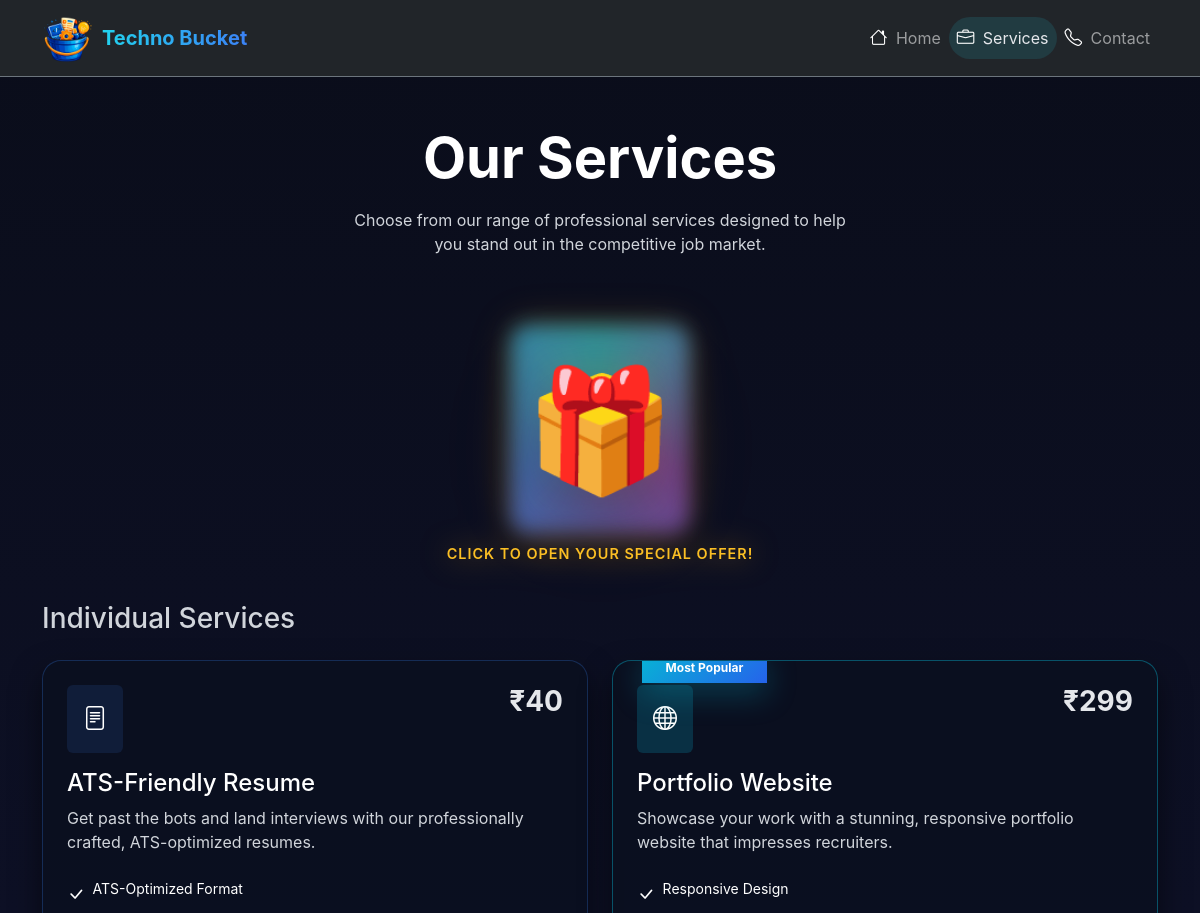
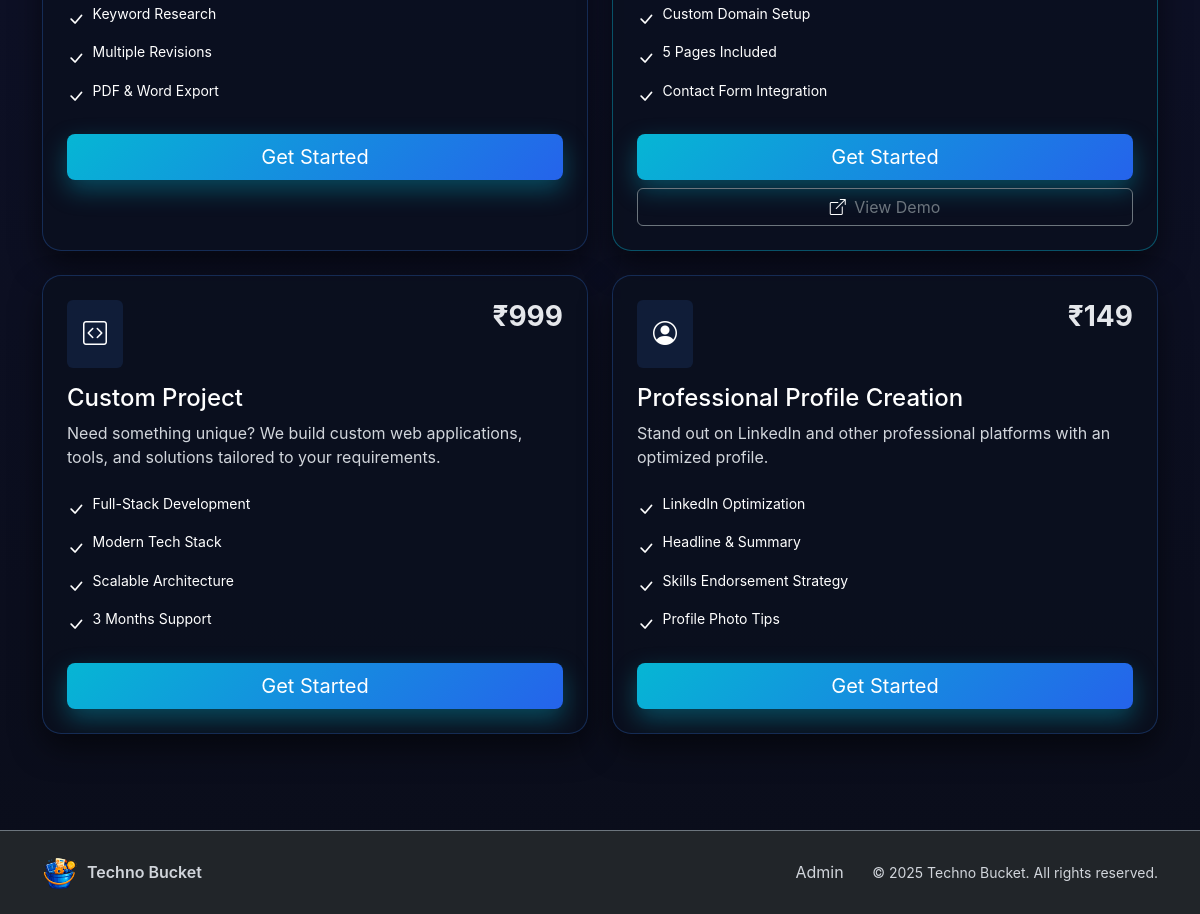
Page /services/ on the committed database (2 pictures, top to bottom).
### core/models.py (models this page shows, shortened)
class Service(models.Model):
    name = models.CharField(max_length=255)
    slug = models.SlugField(unique=True)
    description = models.TextField()
    price = models.DecimalField(max_digits=10, decimal_places=2)
    original_price = models.DecimalField(max_digits=10, decimal_places=2, null=True, blank=True)
    features = models.JSONField(default=list)
    is_popular = models.BooleanField(default=False)
    is_combo = models.BooleanField(default=False)
    sort_order = models.IntegerField(default=0)
    is_active = models.BooleanField(default=True)
    created_at = models.DateTimeField(auto_now_add=True)
    updated_at = models.DateTimeField(auto_now=True)
    class Meta:
        ordering = ['sort_order', 'id']
    @property
    def savings(self):
        if self.original_price and self.original_price > self.price:
            return self.original_price - self.price
        return 0

### core/views.py (the view, shortened to what this page needs)
# urls.py: path('services/', views.services, name='services'),
def services(request):
    services = list(Service.objects.filter(is_active=True, is_combo=False))
    combo_pack = Service.objects.filter(is_active=True, is_combo=True).first()
    context = {
        'services': services,
        'combo_pack': combo_pack,
    }
    return render(request, 'core/services.html', context)

### templates/core/services.html (shortened to what this page needs)
{% extends 'base.html' %}
{% block extra_css %}
<link rel="stylesheet" href="/static/css/giftbox.css">
{% endblock %}
{% block content %}
<div class="container py-5">
    <div class="text-center mb-5">
        <h1 class="display-4 fw-bold mb-3">Our Services</h1>
        <p class="text-secondary mx-auto" style="max-width: 500px;">
            Choose from our range of professional services designed to help you stand out in the competitive job market.
        </p>
    </div>
    {% if combo_pack %}
    <div class="combo-pack-section">
        <div id="giftWrapper" class="gift-animation-wrapper">
            <div id="giftBox" class="gift-box">
                <span class="gift-emoji">🎁</span>
                <div class="gift-hint">Click to Open Your Special Offer!</div>
            </div>
        </div>
    </div>
    {% endif %}
    <h2 class="h3 mb-4 text-secondary">Individual Services</h2>
    <div class="row g-4">
        {% for service in services %}
        <div class="col-md-6">
            <div
                class="card service-card h-100 position-relative {% if service.is_popular %}service-card--popular{% endif %}">
                {% if service.is_popular %}
                <div class="position-absolute badge-popular">
                    <span class="badge rounded-pill">Most Popular</span>
                </div>
                {% endif %}
                <div class="card-body p-4">
                    <div class="d-flex justify-content-between align-items-start mb-3">
                        <div
                            class="p-3 rounded service-icon {% if service.is_popular %}service-icon--popular{% endif %}">
                            {% if service.slug == 'ats-resume' %}
                            <i class="bi bi-file-text fs-4"></i>
                            {% elif service.slug == 'portfolio-website' %}
                            <i class="bi bi-globe fs-4"></i>
                            {% elif service.slug == 'custom-project' %}
                            <i class="bi bi-code-square fs-4"></i>
                            {% else %}
                            <i class="bi bi-person-circle fs-4"></i>
                            {% endif %}
                        </div>
                        <span class="h3 fw-bold price-tag">₹{{ service.price|floatformat:0 }}</span>
                    </div>
                    <h3 class="h4 mb-2">{{ service.name }}</h3>
                    <p class="text-secondary mb-4">{{ service.description }}</p>
                    <ul class="list-unstyled mb-4 service-features">
                        {% for feature in service.features %}
                        <li class="d-flex align-items-start gap-2 mb-2">
                            <i class="bi bi-check-lg text-success mt-1"></i>
                            <small>{{ feature }}</small>
                        </li>
                        {% endfor %}
                    </ul>
                    <div class="d-grid gap-2">
                        {% if service.slug == 'portfolio-website' %}
                        <a href="{% url 'portfolio_order' %}" class="btn btn-glow btn-lg">Get Started</a>
                        <a href="https://demo-portfolio-technobucket.vercel.app" target="_blank"
                            class="btn btn-outline-secondary"> <i class="bi bi-box-arrow-up-right me-1"></i> View
                            Demo</a>
                        {% elif service.slug == 'ats-resume' %}
                        <a href="{% url 'ats_resume_form' %}" class="btn btn-glow btn-lg">Get Started</a>
                        {% elif service.slug == 'custom-project' %}
                        <a href="{% url 'custom_project' %}" class="btn btn-glow btn-lg">Get Started</a>
                        {% else %}
                        <a href="{% url 'contact' %}" class="btn btn-glow btn-lg">Get Started</a>
                        {% endif %}
                    </div>
                </div>
            </div>
        </div>
        {% endfor %}
    </div>
</div>
{% endblock %}

### static/css/style.css (style rules this page uses)
:root { --primary-cyan: #22d3ee; --primary-blue: #3b82f6; --primary-purple: #a855f7; }
body { font-family: 'Inter', -apple-system, BlinkMacSystemFont, 'Segoe UI', Roboto, sans-serif; background: linear-gradient(180deg, #0a0d1a 0%, #0d1025 50%, #0a0d1a 100%); color: #ffffff; min-height: 100vh; }
.text-secondary { color: #d1d5db !important; }
h1, h2, h3, h4, h5, h6, .h1, .h2, .h3, .h4, .h5, .h6 { color: #ffffff; }
p, a, li, span, small, .card-text, .card-title { color: #ffffff; }
.card { position: relative; transition: transform 0.2s ease, box-shadow 0.2s ease; background: rgba(255, 255, 255, 0.04); border: 1px solid rgba(148, 163, 184, 0.16); overflow: hidden; }
.service-card { background: rgba(10, 16, 31, 0.7); border: 1px solid rgba(59, 130, 246, 0.25); border-radius: 1.2rem; box-shadow: 0 14px 30px rgba(0, 0, 0, 0.5); }
.service-card--popular { border-color: rgba(6, 182, 212, 0.4); }
.badge-popular { position: absolute; top: -12px; left: 1.8rem; background: linear-gradient(135deg, #06b6d4, #2563eb); padding: 0.3rem 1rem; box-shadow: 0 12px 30px rgba(6, 182, 212, 0.25); }
.service-icon { background: rgba(59, 130, 246, 0.12); }
.service-icon--popular { background: rgba(6, 182, 212, 0.2); }
.price-tag { color: #e5e7eb; }
.service-features i { color: #34d399; }
.service-icon i { color: #ffffff !important; font-size: 1.5em !important; opacity: 1 !important; }
.service-icon--popular i { color: #ffffff !important; }
.service-features i, .feature-icon i { color: #ffffff !important; font-size: 1.1em !important; opacity: 1 !important; }
.bi-check-lg, .bi-check-circle { color: #ffffff !important; opacity: 1 !important; }
.bi { color: #ffffff !important; opacity: 1 !important; }
a i { color: #ffffff !important; opacity: 1 !important; }
.btn i { color: #ffffff !important; opacity: 1 !important; }
.btn-glow { background: linear-gradient(135deg, #06b6d4, #2563eb); border: none; color: #fff; box-shadow: 0 10px 25px rgba(6, 182, 212, 0.35); transition: transform 0.2s ease, box-shadow 0.2s ease; }
a { transition: color 0.2s ease; }
html { scroll-behavior: smooth; }

### static/css/giftbox.css (style rules this page uses)
.gift-animation-wrapper { position: relative; min-height: 250px; display: flex; align-items: center; justify-content: center; margin-bottom: 3rem; }
.gift-box { position: relative; cursor: pointer; transition: transform 0.3s ease; animation: gift-bounce 2.4s ease-in-out infinite, gift-glow 2.2s ease-in-out infinite; transform-origin: center bottom; filter: drop-shadow(0 0 14px rgba(245, 158, 11, 0.55)); }
.gift-emoji { font-size: 120px; display: block; filter: drop-shadow(0 20px 40px rgba(0, 0, 0, 0.4)); transition: transform 0.3s ease, filter 0.3s ease; }
.gift-box::after { content: ''; position: absolute; inset: -14px; border-radius: 18px; background: conic-gradient(from 0deg, rgba(34, 211, 238, 0.8), rgba(168, 85, 247, 0.7), rgba(59, 130, 246, 0.9), rgba(34, 211, 238, 0.8)); filter: blur(10px); opacity: 0.75; z-index: -1; animation: gift-electric 1.6s ease-in-out infinite alternate; }
.gift-hint { position: absolute; bottom: -45px; left: 50%; transform: translateX(-50%); font-size: 0.9rem; font-weight: 600; color: #fbbf24; text-transform: uppercase; letter-spacing: 1px; animation: hint-pulse 2s ease-in-out infinite; white-space: nowrap; }
.combo-pack-section { position: relative; overflow: visible; z-index: 1; }

### rows in the picture
Service: slug "ats-resume" (drawn), price "40", name "ATS-Friendly Resume", description "Get past the bots and land interviews with our professionally crafted, ATS-optimized resumes.", features "ATS-Optimized Format" "Keyword Research" "Multiple Revisions" "PDF & Word Export"
Service: is_popular "Most Popular", price "299", name "Portfolio Website", description "Showcase your work with a stunning, responsive portfolio website that impresses recruiters.", features "Responsive Design" "Custom Domain Setup" "5 Pages Included" "Contact Form Integration", shows "Get Started"
Service: slug "custom-project" (drawn), price "999", name "Custom Project", description "Need something unique? We build custom web applications, tools, and solutions tailored to your requirements.", features "Full-Stack Development" "Modern Tech Stack" "Scalable Architecture" "3 Months Support"
Service: slug "profile-creation" (drawn), price "149", name "Professional Profile Creation", description "Stand out on LinkedIn and other professional platforms with an optimized profile.", features "LinkedIn Optimization" "Headline & Summary" "Skills Endorsement Strategy" "Profile Photo Tips"
